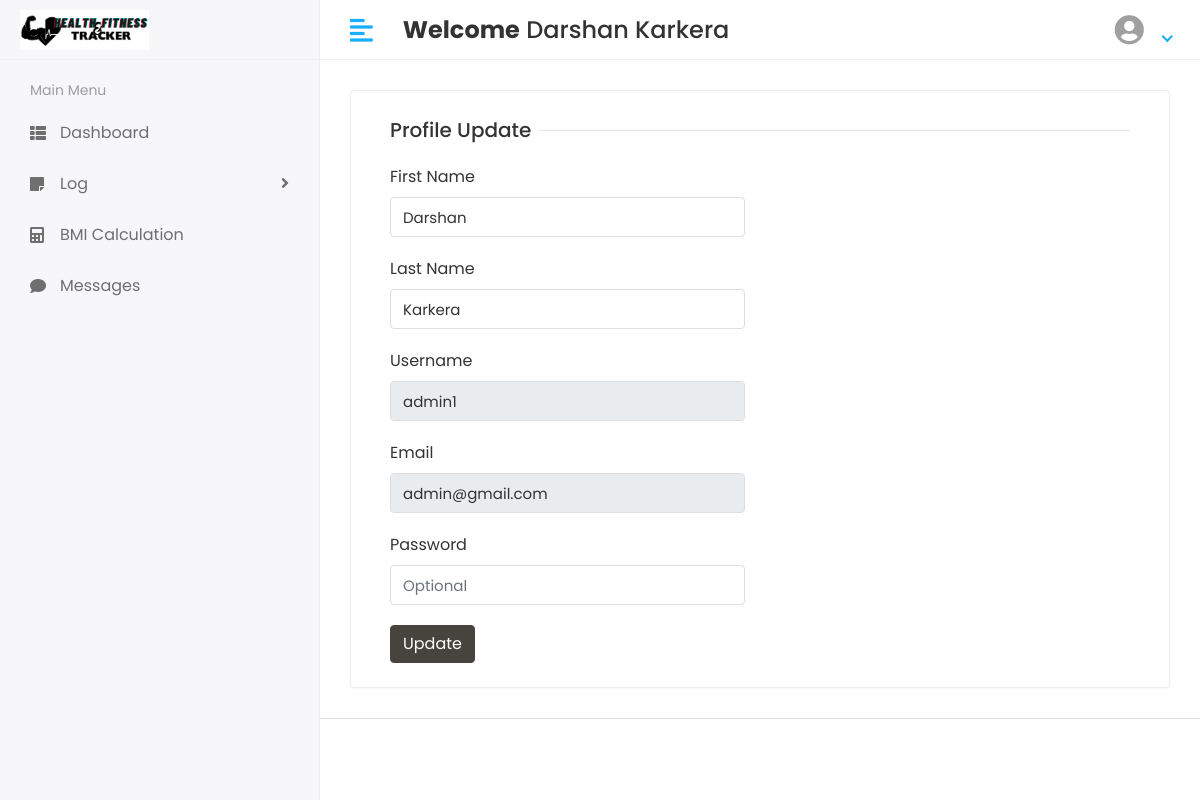
The app's page /profile (signed in), older data.
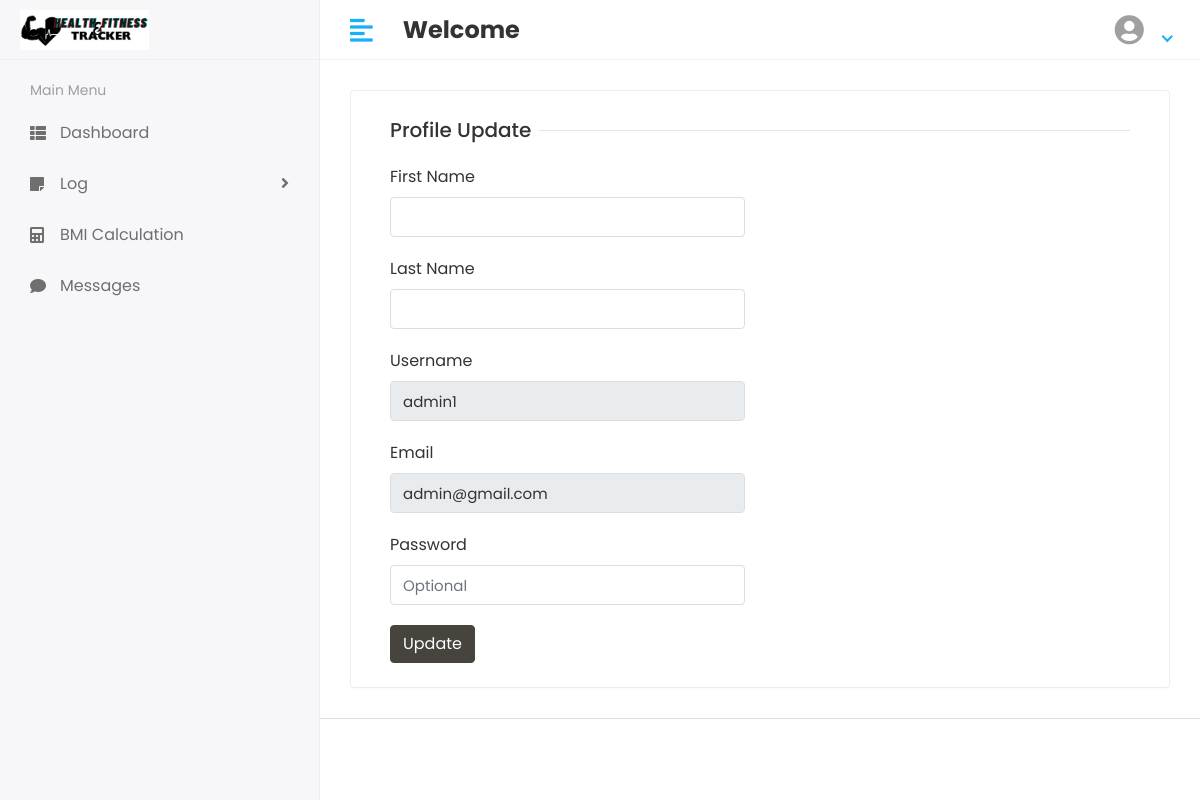
The same page, newer data.
### app/models.py (models this page shows)
class CustomUser(AbstractUser):
    USER = (
        ('1', 'USER'),
        ('2', 'TRAINER'),
        ('3', 'ADMIN')
    )
    user_type = models.CharField(choices=USER, max_length=50, default=1)

### health_and_fitness_tracker/views.py (the view)
# urls.py: path('profile', views.PROFILE, name='profile'),
def PROFILE(request):
    user = CustomUser.objects.get(id=request.user.id)
    context = {
        "user": user,
    }
    return render(request, 'profile.html', context)

### template/profile.html (shortened to what this page needs)
{% extends 'base.html' %}
{% block content %}
 <div class="row">
                  <div class="col-sm-12">
                     <div class="card">
                        <div class="card-body">
                           <form method="post" action="{% url 'profile_update'%}" enctype="multipart/form-data">
                                 <div class="col-12">
                                    <h5 class="form-title"><span>Profile Update</span></h5>
                                 </div>
                                 <div class="col-12 col-sm-6">
                                    <div class="form-group">
                                       <label>First Name</label>
                                       <input type="text" class="form-control" name="first_name" value="{{user.first_name}}">
                                    </div>
                                 </div>
                                 <div class="col-12 col-sm-6">
                                    <div class="form-group">
                                       <label>Last Name</label>
                                       <input type="text" class="form-control" name="last_name" value="{{user.last_name}}">
                                    </div>
                                 </div>
                                 <div class="col-12 col-sm-6">
                                    <div class="form-group">
                                       <label>Username</label>
                                       <input type="text" class="form-control" name="username"  value="{{user.username}}" readonly>
                                    </div>
                                 </div>
                                 <div class="col-12 col-sm-6">
                                        <div class="form-group">
                                           <label>Email</label>
                                           <input type="email" class="form-control" name="email" value="{{user.email}}"  readonly>
                                        </div>
                                 </div>
                                 <div class="col-12 col-sm-6">
                                        <div class="form-group">
                                           <label>Password</label>
                                           <input type="password" class="form-control" placeholder="Optional" name="password">
                                        </div>
                                 </div>
                                 <div class="col-12">
                                    <button type="submit" class="btn btn-primary">Update</button>
                                 </div>
                           </form>
                        </div>
                     </div>
                  </div>
               </div>
{% endblock %}

### template/includes/header.html (shortened to what this page needs)
{% load static %}
<div class="header">
            <div class="header-left">
               <a href="index.html" class="logo">
               <img src="{% static 'assets/img/TRACKERlogo.png' %}" alt="Logo">
               </a>
            </div>
            <a href="javascript:void(0);" id="toggle_btn">
            <i class="fas fa-align-left"></i>
            </a>
            <div class="top-nav-search mt-3">
               <h4><strong>Welcome</strong>&nbsp;<span>{{user.first_name}} {{ user.last_name }}</span>&nbsp;</h4>
            </div>
            <ul class="nav user-menu">
               <li class="nav-item dropdown has-arrow">
                  <a href="#" class="dropdown-toggle nav-link" data-toggle="dropdown">
                  <span class="user-img" ><i class="fa fa-user-circle" style="font-size:30px;padding:15px 8px 0 0;"></i></span>
                  </a>
               </li>
            </ul>
         </div>

Row changes from the older to the newer data that the page shows:
changed CustomUser "admin1": first_name "Darshan" → (not shown); last_name "Karkera" → (not shown)
